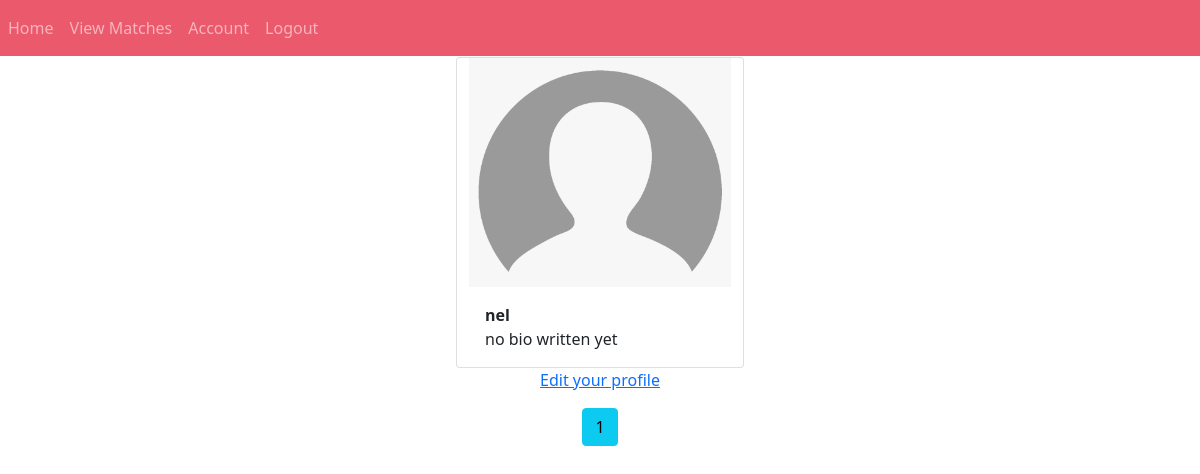
The page /home (signed in) on the database as committed earlier.
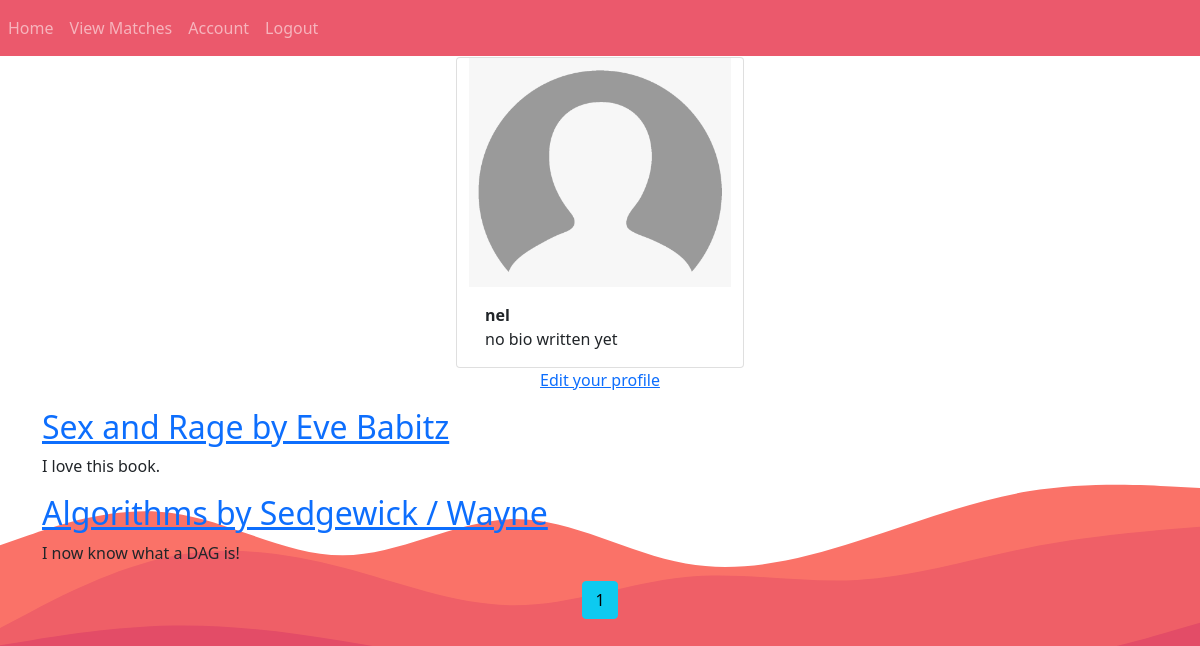
The same page on the database as committed later.
### website/models.py (models this page shows, shortened)
class User(db.Model, UserMixin):
    id = db.Column(db.Integer, primary_key=True)
    username = db.Column(db.String(20), unique=True, nullable=False)
    email = db.Column(db.String(120), unique=True, nullable=False)
    image_file = db.Column(db.String(20), nullable=False, default='default.png')
    bio = db.Column(db.Text, nullable=False, default="no bio written yet")
    password = db.Column(db.String(60), nullable=False)
    posts = db.relationship('Post', backref='author', lazy=True)
    followed = db.relationship(
        'User', secondary=followers,
        primaryjoin=(followers.c.follower_id == id),
        secondaryjoin=(followers.c.followed_id == id),
        backref=db.backref('followers', lazy='dynamic'), lazy='dynamic')

class Post(db.Model):
    id = db.Column(db.Integer, primary_key=True)
    title = db.Column(db.String(100), nullable=False)
    date_posted = db.Column(db.DateTime, nullable=False, default=datetime.utcnow)
    content = db.Column(db.Text, nullable=False)
    user_id = db.Column(db.Integer, db.ForeignKey('user.id'), nullable=False)

### website/routes.py (the view)
@app.route("/home")
def home():
    if current_user.is_authenticated:
        cur_usr_name = current_user.username
    else:
        cur_usr_name = "NONE"
    page = request.args.get('page', 1, type=int)
    posts = Post.query.all()
    users = User.query.paginate(page = page, per_page = 1)
    form = EmptyForm()
    return render_template('home.html', users=users, form=form, posts=posts)

### website/__init__.py (called while the page is built)
@login_manager.user_loader
def load_user(id):
    return User.query.get(int(id))

### website/templates/home.html (shortened to what this page needs)
{% extends "base.html" %} {% block title %}Home{% endblock %} {% block content
    %}
    {% for user in users.items %}
        <article class="media content-section">
          <div class="container ">
            <div class="row justify-content-center">
                <div class="card" style="width: 18rem;">
              <div class="card-img-top"><img src="{{ url_for('static', filename='uploads/' + user.image_file) }}" style="max-width: 100%" >
                <div class="card-body">
                  <div class="card-text" style="font-weight: bold;">{{ user.username }}</div>
                  <div class="card-text">{{ user.bio }}</div>
                  </div>
              </div>
          </div>
          <div class="mx-auto" style="display: flex; justify-content: center; align-items: center;" >
          {% if user == current_user %}
        <p><a href="{{ url_for('account') }}">Edit your profile</a></p>
        {% endif %}
            </div>
        </div>
      </article>
      {% for post in posts %}
      {% if user == post.author %}
      <article class="">
        <div class="">
          <h2><a class="article-title" href="{{ url_for('post', post_id=post.id) }}">{{ post.title }}</a></h2>
          <p class="article-content">{{ post.content }}</p>
        </div>
      </article>
      {% endif %}
  {% endfor %}
    {% endfor %}
    <ul class="pagination justify-content-center">
    {% for page_num in users.iter_pages(left_edge=1, right_edge=1, left_current=1, right_current=2) %}
      {% if page_num %}
        {% if users.page == page_num %}
        <li class="page-item"><a class="btn btn-info mb-4" href="{{ url_for('home', page=page_num) }}">{{ page_num }}</a></li>
        {% else %}
        <li class="page-item"><a class="btn btn-outline-info mb-4" href="{{ url_for('home', page=page_num) }}">{{ page_num }}</a></li>
        {% endif %}
      {% else %}
        ...
      {% endif %}
    {% endfor %}
  </ul>
    {% endblock %}

### website/templates/base.html (shortened to what this page needs)
<!DOCTYPE html>
<html lang="en">
<head>
    <link rel="stylesheet" href="https://cdn.jsdelivr.net/npm/bootstrap@5.1.1/dist/css/bootstrap.min.css">
    <link rel="stylesheet" href="https://cdn.jsdelivr.net/npm/@fortawesome/fontawesome-free@5.15.4/css/fontawesome.min.css">
</head>
<body style="background-image: url(../static/layered-waves-haikei.svg); background-repeat: no-repeat; background-size: cover; height: 100vh;">
    <nav class="navbar navbar-expand-lg navbar-dark " style="background-color: rgb(235,89,108); border-bottom: 1px white solid;">
      <div class="collapse navbar-collapse" id="navbar">
          <div class="navbar-nav mr-auto">
            <a class="nav-item nav-link" href="{{ url_for('home') }}">Home</a>
            {% if current_user.is_authenticated %}
              <a class="nav-item nav-link" href="{{ url_for('matched') }}">View Matches</a>
              <a class="nav-item nav-link" href="{{ url_for('account') }}">Account</a>
              <a class="nav-item nav-link" href="{{ url_for('logout') }}">Logout</a>
            {% else %}
              <a class="nav-item nav-link" href="{{ url_for('login') }}">Login</a>
              <a class="nav-item nav-link" href="{{ url_for('signup') }}">Sign Up</a>
            {% endif %}
          </div>
          </div>
    </nav>
    <div class="container">{%block content %} {% endblock %}</div>
</body>
</html>

Rows that differ between the two databases and show on the page:
added Post: title "Sex and Rage by Eve Babitz", content "I love this book."
added Post: title "Algorithms by Sedgewick / Wayne", content "I now know what a DAG is!"
